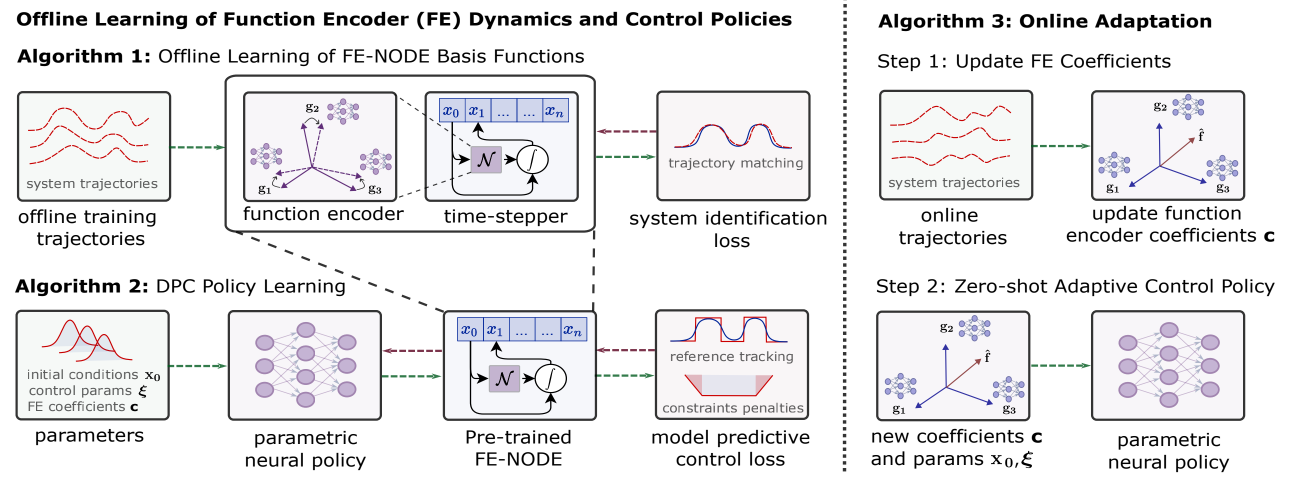
#> input picture assets/figures/graphical-abstract.png, 2600 x 957 px (shown at 1/2 size)
$ python make_social_preview.py
#> lines starting #> are read from the running program, lines starting #| are printed output that depends on the picture
"""Compose a social preview from the original method figure (no generated data)."""
from PIL import Image, ImageDraw, ImageFont
from pathlib import Path

root=Path(__file__).resolve().parents[1]
canvas=Image.new('RGB',(1200,630),'#fbfbfd')
d=ImageDraw.Draw(canvas)
font=lambda n,size: ImageFont.truetype(str(root/'assets/fonts'/n),size)
d.rectangle((0,0,1200,12),fill='#002d72')
d.text((48,38),'SOLARIS  /  L4DC 2026',font=font('font-4.ttf',22),fill='#002d72')
d.text((48,87),'Zero-Shot Function Encoder-Based',font=font('font-1.ttf',43),fill='#1a1f2b')
d.text((48,142),'Differentiable Predictive Control',font=font('font-1.ttf',43),fill='#1a1f2b')
d.text((48,208),'Learn offline. Adapt online through dynamics coefficients.',font=font('font-2.ttf',23),fill='#5b6470')
figure=Image.open(root/'assets/figures/graphical-abstract.png').convert('RGB')
#> figure is the input picture: PIL image 2600x957 RGB; mean R, G, B 233.5, 232.8, 234.3
figure.thumbnail((1104,345))
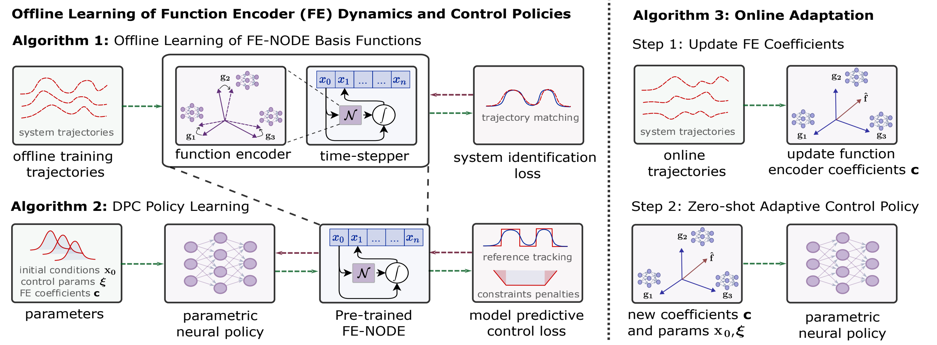
#> figure: PIL image 937x345 RGB; mean R, G, B 233.2, 232.4, 233.9
canvas.paste(figure,((1200-figure.width)//2,278))
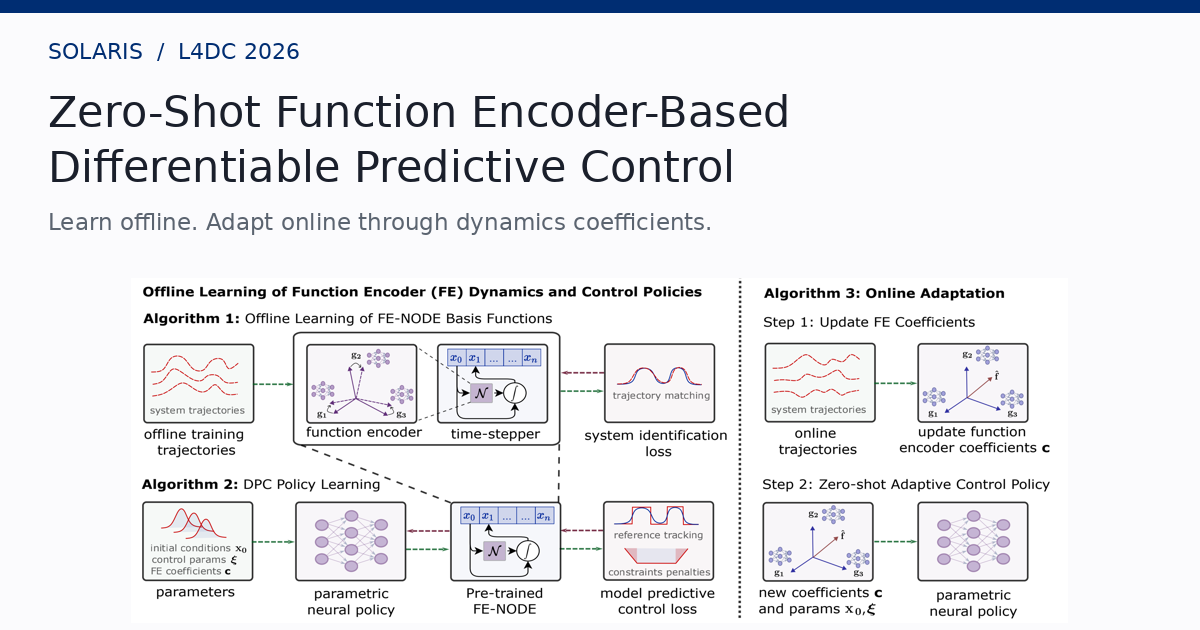
#> canvas: PIL image 1200x630 RGB; mean R, G, B 233.5, 234.3, 237.7
canvas.save(root/'assets/social-preview.png',optimize=True)
